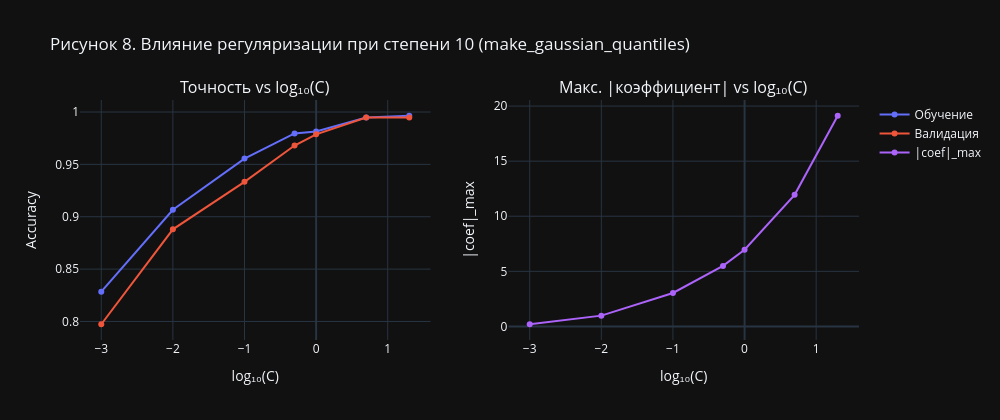

The notebook cell this image was saved under:
### Code cell
# Влияние регуляризации при degree=10
C_vals = [0.001, 0.01, 0.1, 0.5, 1.0, 5.0, 20.0]
reg_rows = []
for C in C_vals:
    p = make_pipe(10, C=C)
    p.fit(X_g_tr, y_g_tr)
    reg_rows.append(dict(C=C, log_C=float(np.log10(C)),
                         train=p.score(X_g_tr, y_g_tr),
                         val=p.score(X_g_val, y_g_val),
                         coef_max=float(np.abs(p.named_steps['clf'].coef_).max())))
reg_df = pd.DataFrame(reg_rows)

fig = make_subplots(rows=1, cols=2,
    subplot_titles=['Точность vs log₁₀(C)', 'Макс. |коэффициент| vs log₁₀(C)'])
fig.add_trace(go.Scatter(x=reg_df['log_C'], y=reg_df['train'], mode='lines+markers',
    name='Обучение', line=dict(color='#636EFA')), row=1, col=1)
fig.add_trace(go.Scatter(x=reg_df['log_C'], y=reg_df['val'], mode='lines+markers',
    name='Валидация', line=dict(color='#EF553B')), row=1, col=1)
fig.add_trace(go.Scatter(x=reg_df['log_C'], y=reg_df['coef_max'], mode='lines+markers',
    name='|coef|_max', line=dict(color='#AB63FA')), row=1, col=2)
fig.update_xaxes(title_text='log₁₀(C)', row=1, col=1)
fig.update_xaxes(title_text='log₁₀(C)', row=1, col=2)
fig.update_yaxes(title_text='Accuracy', row=1, col=1)
fig.update_yaxes(title_text='|coef|_max', row=1, col=2)
fig.update_layout(title='Рисунок 8. Влияние регуляризации при степени 10 (make_gaussian_quantiles)',
                  height=420, width=1000)
fig.show()

### Figure 1 — Plotly figure (JSON) as saved in the notebook; plotly's stock layout.template omitted (floating-point values rounded to 4 significant figures)
{"data": [{"line": {"color": "#636EFA"}, "mode": "lines+markers", "name": "Обучение", "type": "scatter", "x": [-3.0, -2.0, -1.0, -0.301, 0.0, 0.699, 1.301], "xaxis": "x", "y": [0.8284, 0.9067, 0.9556, 0.9796, 0.9813, 0.9947, 0.9964], "yaxis": "y"}, {"line": {"color": "#EF553B"}, "mode": "lines+markers", "name": "Валидация", "type": "scatter", "x": [-3.0, -2.0, -1.0, -0.301, 0.0, 0.699, 1.301], "xaxis": "x", "y": [0.7973, 0.888, 0.9333, 0.968, 0.9787, 0.9947, 0.9947], "yaxis": "y"}, {"line": {"color": "#AB63FA"}, "mode": "lines+markers", "name": "|coef|_max", "type": "scatter", "x": [-3.0, -2.0, -1.0, -0.301, 0.0, 0.699, 1.301], "xaxis": "x2", "y": [0.1969, 0.979, 3.033, 5.495, 6.958, 11.94, 19.12], "yaxis": "y2"}], "layout": {"annotations": [{"font": {"size": 16}, "showarrow": false, "text": "Точность vs log₁₀(C)", "x": 0.225, "xanchor": "center", "xref": "paper", "y": 1, "yanchor": "bottom", "yref": "paper"}, {"font": {"size": 16}, "showarrow": false, "text": "Макс. |коэффициент| vs log₁₀(C)", "x": 0.775, "xanchor": "center", "xref": "paper", "y": 1, "yanchor": "bottom", "yref": "paper"}], "height": 420, "title": {"text": "Рисунок 8. Влияние регуляризации при степени 10 (make_gaussian_quantiles)"}, "width": 1000, "xaxis": {"anchor": "y", "domain": [0, 0.45], "title": {"text": "log₁₀(C)"}}, "xaxis2": {"anchor": "y2", "domain": [0.55, 1], "title": {"text": "log₁₀(C)"}}, "yaxis": {"anchor": "x", "domain": [0, 1], "title": {"text": "Accuracy"}}, "yaxis2": {"anchor": "x2", "domain": [0, 1], "title": {"text": "|coef|_max"}}}}
